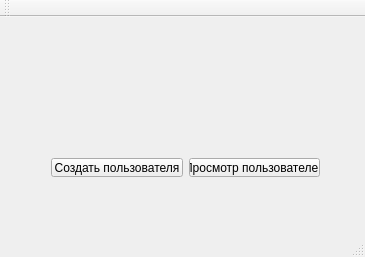
<?xml version="1.0" encoding="UTF-8"?>
<ui version="4.0">
 <class>MainWindow</class>
 <widget class="QMainWindow" name="MainWindow">
  <property name="geometry">
   <rect>
    <x>0</x>
    <y>0</y>
    <width>365</width>
    <height>257</height>
   </rect>
  </property>
  <property name="windowTitle">
   <string>MainWindow</string>
  </property>
  <widget class="QWidget" name="centralWidget">
   <widget class="QWidget" name="layoutWidget">
    <property name="geometry">
     <rect>
      <x>40</x>
      <y>130</y>
      <width>291</width>
      <height>41</height>
     </rect>
    </property>
    <layout class="QHBoxLayout" name="horizontalLayout">
     <item>
      <widget class="QPushButton" name="CreatNewUser">
       <property name="text">
        <string>Создать пользователя</string>
       </property>
      </widget>
     </item>
     <item>
      <widget class="QPushButton" name="CheakUser">
       <property name="text">
        <string>Просмотр пользователей</string>
       </property>
      </widget>
     </item>
    </layout>
   </widget>
  </widget>
  <widget class="QMenuBar" name="menuBar">
   <property name="geometry">
    <rect>
     <x>0</x>
     <y>0</y>
     <width>365</width>
     <height>21</height>
    </rect>
   </property>
  </widget>
  <widget class="QToolBar" name="mainToolBar">
   <attribute name="toolBarArea">
    <enum>TopToolBarArea</enum>
   </attribute>
   <attribute name="toolBarBreak">
    <bool>false</bool>
   </attribute>
  </widget>
  <widget class="QStatusBar" name="statusBar"/>
 </widget>
 <layoutdefault spacing="6" margin="11"/>
 <resources/>
 <connections/>
</ui>
